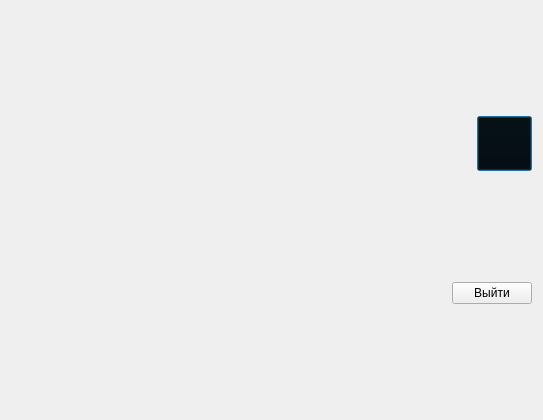
<?xml version="1.0" encoding="UTF-8"?>
<ui version="4.0">
 <class>view_exam</class>
 <widget class="QDialog" name="view_exam">
  <property name="geometry">
   <rect>
    <x>0</x>
    <y>0</y>
    <width>543</width>
    <height>420</height>
   </rect>
  </property>
  <property name="windowTitle">
   <string>Dialog</string>
  </property>
  <layout class="QVBoxLayout" name="verticalLayout">
   <item>
    <layout class="QHBoxLayout" name="horizontalLayout">
     <property name="sizeConstraint">
      <enum>QLayout::SetFixedSize</enum>
     </property>
     <property name="bottomMargin">
      <number>0</number>
     </property>
     <item>
      <widget class="QLabel" name="label_4">
       <property name="sizePolicy">
        <sizepolicy hsizetype="Fixed" vsizetype="Fixed">
         <horstretch>0</horstretch>
         <verstretch>0</verstretch>
        </sizepolicy>
       </property>
       <property name="minimumSize">
        <size>
         <width>200</width>
         <height>50</height>
        </size>
       </property>
       <property name="text">
        <string/>
       </property>
      </widget>
     </item>
     <item>
      <spacer name="horizontalSpacer_6">
       <property name="orientation">
        <enum>Qt::Horizontal</enum>
       </property>
       <property name="sizeHint" stdset="0">
        <size>
         <width>40</width>
         <height>20</height>
        </size>
       </property>
      </spacer>
     </item>
     <item>
      <widget class="QPushButton" name="pushButton">
       <property name="sizePolicy">
        <sizepolicy hsizetype="Fixed" vsizetype="Fixed">
         <horstretch>0</horstretch>
         <verstretch>0</verstretch>
        </sizepolicy>
       </property>
       <property name="minimumSize">
        <size>
         <width>55</width>
         <height>55</height>
        </size>
       </property>
       <property name="styleSheet">
        <string notr="true">image: url(:/icons/res/cross.png);
background: transparent;</string>
       </property>
       <property name="text">
        <string/>
       </property>
      </widget>
     </item>
    </layout>
   </item>
   <item>
    <layout class="QVBoxLayout" name="questionsPanel">
     <property name="topMargin">
      <number>0</number>
     </property>
     <property name="bottomMargin">
      <number>0</number>
     </property>
    </layout>
   </item>
   <item>
    <layout class="QHBoxLayout" name="horizontalLayout_3">
     <item alignment="Qt::AlignRight">
      <widget class="QPushButton" name="pushButton_3">
       <property name="sizePolicy">
        <sizepolicy hsizetype="Fixed" vsizetype="Fixed">
         <horstretch>0</horstretch>
         <verstretch>0</verstretch>
        </sizepolicy>
       </property>
       <property name="text">
        <string>Выйти</string>
       </property>
      </widget>
     </item>
    </layout>
   </item>
  </layout>
 </widget>
 <resources/>
 <connections/>
</ui>
